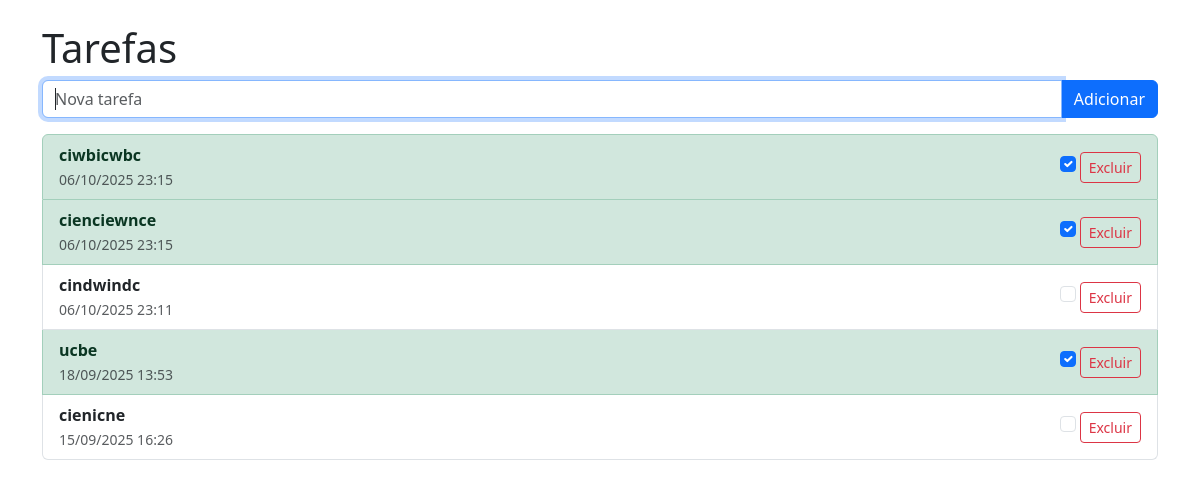
The page / on the database its author committed.
### tasks/models.py (models this page shows, shortened)
class Task(models.Model) :
    title = models.CharField(max_length=20)
    created_at = models.DateTimeField(auto_now_add=True)
    completed = models.BooleanField(default=False)

### tasks/views.py (the view, shortened to what this page needs)
# urls.py: path('', TaskListView.as_view(), name='task-list'),
class TaskListView(ListView):
    model = Task
    template_name = 'list.html'
    context_object_name = 'tasks'
    ordering = ['-created_at']

### templates/list.html (shortened to what this page needs)
<!doctype html>
<html>
<head>
  <link href="https://cdn.jsdelivr.net/npm/bootstrap@5.3.0/dist/css/bootstrap.min.css" rel="stylesheet">
</head>
<body class="container py-4">
  <h1>Tarefas</h1>
  <form method="post" class="mb-3">
    <div class="input-group">
      <input name="title" class="form-control" placeholder="Nova tarefa" maxlength="20" required autofocus>
      <button class="btn btn-primary" type="submit" name="action" value="add">Adicionar</button>
    </div>
  </form>
  <ul class="list-group">
    {% for task in tasks %}
      <li class="list-group-item d-flex justify-content-between align-items-center {% if task.completed %}list-group-item-success{% endif %}">
        <div>
          <strong>{{ task.title }}</strong><br>
          <small class="text-muted">{{ task.created_at|date:"d/m/Y H:i" }}</small>
        </div>
        <div>
          <form method="post" style="display:inline">
            <input type="checkbox" class="form-check-input"
                  onchange="this.form.submit()"
                  {% if task.completed %}checked{% endif %}>
          </form>
          <form method="post" style="display:inline" onsubmit="return confirm('Excluir tarefa?')">
            <button class="btn btn-sm btn-outline-danger" type="submit" name="action" value="delete">Excluir</button>
          </form>
        </div>
      </li>
    {% empty %}
      <li class="list-group-item">Nenhuma tarefa ainda.</li>
    {% endfor %}
  </ul>
</body>
</html>

### rows shown on the page
Task: title "ciwbicwbc", created_at "06/10/2025 23:15", completed "☑"
Task: title "cienciewnce", created_at "06/10/2025 23:15", completed "☑"
Task: title "cindwindc", created_at "06/10/2025 23:11"
Task: title "ucbe", created_at "18/09/2025 13:53", completed "☑"
Task: title "cienicne", created_at "15/09/2025 16:26"
